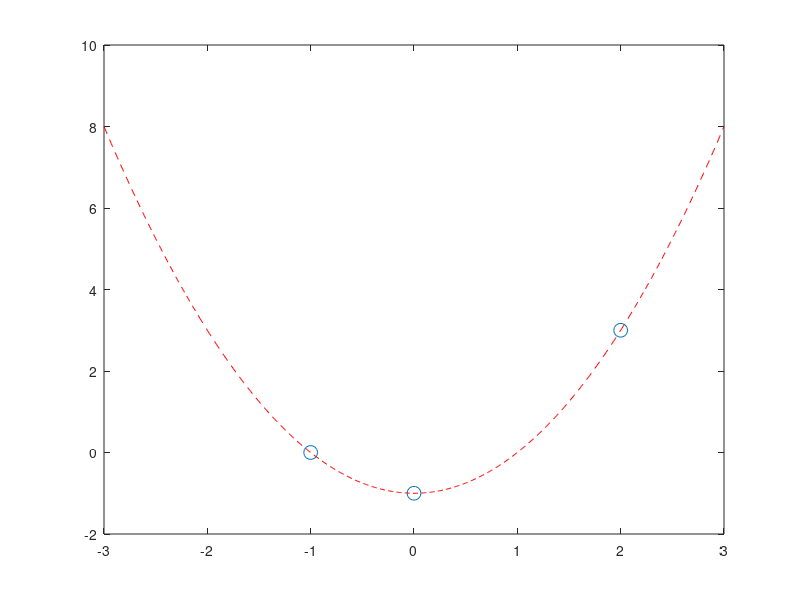
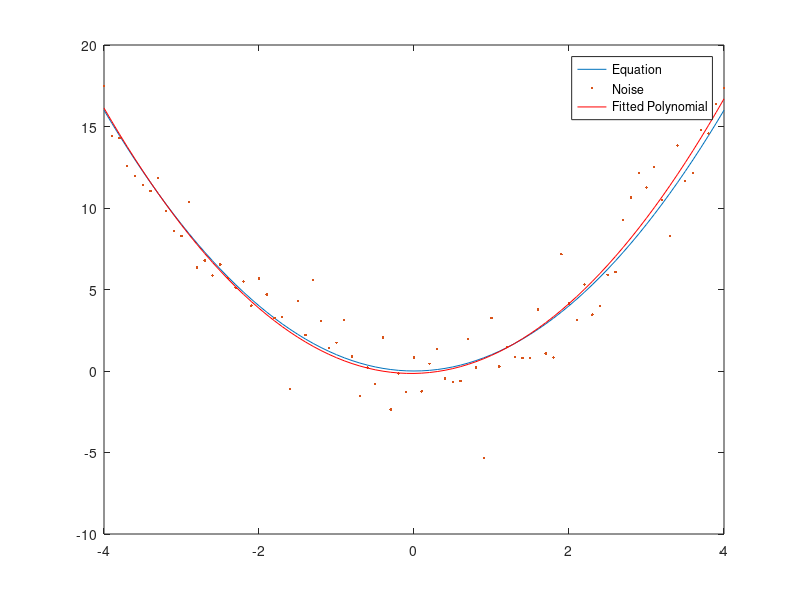

Source code (MATLAB) for these figures, in order: (Note: this script raises an error after producing the figures.)
%Example Polynomial Fitting

X = [-1 0 2];
Y = [0 -1 3];
p2 = polyfit(X,Y,2);
figure;
plot(X,Y,'o','MarkerSize',10);
hold on;
x = -3:0.01:3;
plot(x,polyval(p2,x),'r--');


%Exercise Polynomial Fitting
x = -4:0.1:4;
y = x.^2;
figure
plot(x,y);
hold on;
y = y+((max(y)./10).*randn(size(y)));
plot(x,y,'.');


hold on
p = polyfit(x,y,2);
plot(x,polyval(p,x),'r');
legend('Equation','Noise','Fitted Polynomial');

% Exercise Min Finding

x0 = fminbnd('myfun',-pi,pi)
x = -pi:pi/25:pi;
figure
plot(x,myfun(x));

%Differentiation and Integration
x = 0:0.01:2*pi;
y = sin(x);
dydx = diff(y)./diff(x);

% Differential Equations
% Chemical Reaction ODE Code


[t,y] = ode45('chem',[0 0.5],[0 1]);
plot(t,y(:,1),'k','LineWidth',1.5);
hold on;
plot(t,y(:,2),'r','LineWidth',1.5);
legend('A','B');
xlabel('Time(s)');
ylabel('Amount of Chemical');
title('Chemical Reaction');

% ODE Exercise
[t,y]=ode45(@(t,y) (-1*t*y/10),[0 10],10);
figure
plot(t,y);xlabel('Time');ylabel('y(t)');